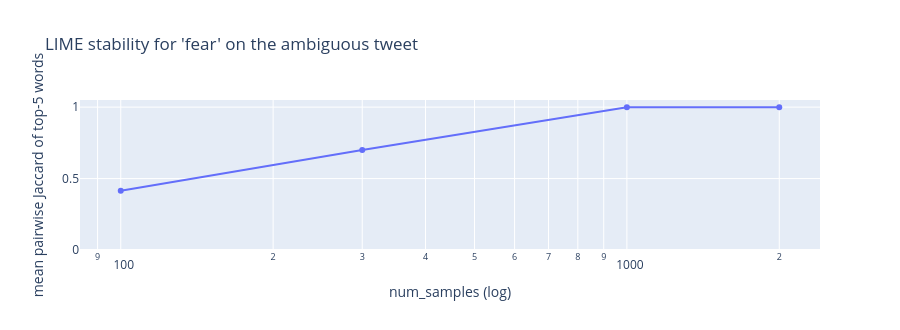

Notebook cell for this chart:
### Markdown cell above
### Q5 *(6 marks)* — How stable is LIME?
Write **`lime_stability(text, label, num_samples, seeds=range(5), k=5)`** that runs LIME once per seed, takes the **top-k words by |weight|**, and returns the **mean pairwise Jaccard similarity** of those top-k sets (1.0 = identical every time).

Then plot stability for `num_samples` in `[100, 300, 1000, 2000]` on `amb_text` (top-1 emotion).

<details><summary>🔑 <b>Hint</b> (click to open)</summary>

Jaccard(A, B) = |A ∩ B| / |A ∪ B|. Use <code>itertools.combinations(sets, 2)</code> for the pairs. Top-k: <code>sorted(r['weights'], key=lambda w: -abs(r['weights'][w]))[:k]</code>.
</details>

### Code cell
# ✏️ Q5 — YOUR CODE HERE
from itertools import combinations

def lime_stability(text, label, num_samples, seeds=range(5), k=5):
    """mean pairwise Jaccard similarity of the top-k LIME words across seeds (1.0 = identical)"""
    sets = []
    for s in seeds:
        w = explain_lime(text, label, num_features=k, num_samples=num_samples, seed=s)["weights"]
        sets.append(set(sorted(w, key=lambda x: -abs(w[x]))[:k]))
    jac = [len(a & b) / len(a | b) for a, b in combinations(sets, 2) if len(a | b)]
    return float(np.mean(jac)) if jac else 1.0

ns_list = [100, 300, 1000, 2000]
stab = [lime_stability(amb_text, top1, n, k=5) for n in ns_list]
for n, s_ in zip(ns_list, stab): print(f"num_samples = {n:>4}  ->  stability (Jaccard) = {s_:.3f}")
px.line(x=ns_list, y=stab, markers=True, log_x=True, range_y=[0, 1.05],
        labels={"x": "num_samples (log)", "y": "mean pairwise Jaccard of top-5 words"},
        title=f"LIME stability for '{EMOTIONS[top1]}' on the ambiguous tweet").update_layout(height=330).show()

### Figure 1 — Plotly figure (JSON) as saved in the notebook; plotly's stock layout.template omitted (floating-point values rounded to 4 significant figures)
{"data": [{"hovertemplate": "num_samples (log)=%{x}<br>mean pairwise Jaccard of top-5 words=%{y}<extra></extra>", "legendgroup": "", "line": {"color": "#636efa", "dash": "solid"}, "marker": {"symbol": "circle"}, "mode": "lines+markers", "name": "", "orientation": "v", "showlegend": false, "type": "scatter", "x": [100, 300, 1000, 2000], "xaxis": "x", "y": [0.4143, 0.7, 1.0, 1.0], "yaxis": "y"}], "layout": {"height": 330, "legend": {"tracegroupgap": 0}, "title": {"text": "LIME stability for 'fear' on the ambiguous tweet"}, "xaxis": {"anchor": "y", "domain": [0.0, 1.0], "title": {"text": "num_samples (log)"}, "type": "log"}, "yaxis": {"anchor": "x", "domain": [0.0, 1.0], "range": [0, 1.05], "title": {"text": "mean pairwise Jaccard of top-5 words"}}}}
